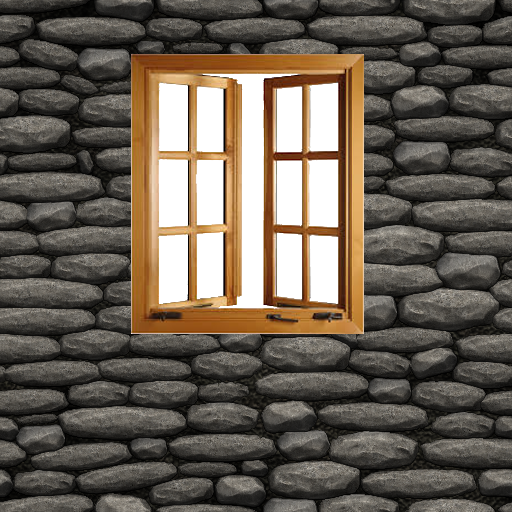
//> input picture wall_window.bmp, 512 x 512 px; the run also reads 1 picture not shown here
$ ./rcv   (built with g++ and OpenCV 4)
//> lines starting //> are read from the running program, lines starting //| are printed output that depends on the picture
#include <iostream>

#include <opencv2/core/core.hpp>
#include <opencv2/core/types_c.h>


#include <opencv2/opencv.hpp>
#include <opencv2/core/mat.hpp>
#include <opencv2/highgui/highgui.hpp>
#include <opencv2/imgproc/imgproc.hpp>
#include <math.h>
#include <stdio.h>
#include <sys/time.h>


struct Edge {
    Edge(float _x0, float _y0, float _x1, float _y1, int _type) {
        x0 = _x0;
        x1 = _x1;
        y0 = _y0;
        y1 = _y1;
        type = _type;
        texWidth = 1;
    }

    std::string name;
    int type;
    float x0, y0;
    float x1, y1;
    float h;
    cv::Mat texture;
    float texWidth;
};

typedef std::vector<Edge> EdgeMap;

struct Intersection {
    int type;
    float offset;
    float distance;
};

typedef std::map<int, std::vector<Intersection> > IntersectionMap;
bool sorter(Intersection i, Intersection j) { return i.distance < j.distance; }

void getAllIntersections(EdgeMap & map, float x, float y, float yaw, float fov, int nBeams, IntersectionMap & ms) {
    for(int i = 0; i<nBeams; i++) {
        float cBeamAngle = yaw + ((float)nBeams/2.0f - (float)i) * (fov / (float)nBeams);

        while(cBeamAngle < -M_PI) cBeamAngle += 2.0f*M_PI;
        while(cBeamAngle > M_PI) cBeamAngle -= 2.0f*M_PI;


        for(int j = 0; j<map.size(); j++) {
            float x0 = map[j].x0;
            float x1 = map[j].x1;
            float y0 = map[j].y0;
            float y1 = map[j].y1;
            float a = cBeamAngle;

			float d0 = - cos(a) * (y0+y1) + sin(a) * (x0 + x1);
			float d1 = (x1 + x) * (y0 + y1) - (y1 + y) * (x0 + x1);
			float d2 = -cos(a) * (y1 + y) + sin(a) * (x1 + x);

			float t = d1 / d0;
			float l = d2 / d0;

            if( l >= 0.0f && l <= 1.0f) {
                if(t > 0) {
                    Intersection iSect;
                    iSect.distance = t;
                    iSect.type = map[j].type;
                    iSect.offset = fmod((sqrt((x1 - x0)*(x1 - x0) + (y1 - y0)*(y1 - y0)) * l) , map[j].texWidth);
                    ms[i].push_back(iSect);
                }
            }
        }

        std::sort(ms[i].begin(), ms[i].end(), sorter);

    }

}


double getTime() {
	struct timeval  tv;
	gettimeofday(&tv, NULL);
	return tv.tv_sec + (double)tv.tv_usec/1000000.0;
}

class Texture {
public:
    enum {
        NO_ANIMATION = 0,
        ANIMATION_FRAMES,
        ANIMATION_DOWN,
        ANIMATION_UP,
        ANIMATION_LEFT,
        ANIMATION_RIGHT
    };

    enum {
        ANIMATION_STATUS_STOP = 0,
        ANIMATION_STATUS_PLAY_FORWARD,
        ANIMATION_STATUS_PLAY_BACKWARD,
        ANIMATION_STATUS_PAUSE
    };

    Texture() { currentFrame = 0; animationType = 0; prevTime = 0; }
    Texture(cv::Mat _img): image(_img) { currentFrame = 0; animationType = 0; prevTime = 0; }
    cv::Mat image;
    cv::Mat getCol(float offset) {
        int col = offset * image.cols;
        if(col < 0)
            col = 0;
        if(col >= image.cols)
            col = image.cols - 1;

        return image.col(col);
    }

    void addFrame(cv::Mat frame) {
        animation.push_back(frame);
    }


    int animationType; //0 - no animation, 1 - frames, 2 - move down, 3 - move up, 4 - move left, 5 - move right

    double animationTime;

    std::vector<cv::Mat> animation;
    int currentFrame;

    double prevTime;

    int animationStatus;

    void stepAnimation(double currentTime) {

        if(animationStatus == ANIMATION_STATUS_STOP || animationType == NO_ANIMATION) {
            return;
        } else if(animationType == ANIMATION_FRAMES) {
            double diffFramesTime = animationTime / animation.size();
            if(currentTime - prevTime > diffFramesTime) {

                if(animationStatus == ANIMATION_STATUS_PLAY_FORWARD) {
                    currentFrame++;
                    if(currentFrame >= animation.size()) {
                        currentFrame = animation.size() - 1;
                        animationStatus = ANIMATION_STATUS_STOP;
                    }
                    if(currentFrame < animation.size())
                        image = animation[currentFrame];
                } else if(animationStatus == ANIMATION_STATUS_PLAY_BACKWARD) {
                    currentFrame--;
                    if(currentFrame <= 0) {
                        currentFrame = 0;
                        animationStatus = ANIMATION_STATUS_STOP;
                    }
                    if(currentFrame < animation.size())
                        image = animation[currentFrame];
                }
                prevTime = currentTime;
            }

        } else {

        }
    }

};


class Sprite {
public:
    Sprite() {
        x = 0;
        y = 0;
        currentState = 0;
        width = 1;
        height = 1;
    }

    std::vector<cv::Mat> states;
    int currentState;
    // [7 lines left out: function getCurrentMat, not called in this run]
    float x;
    float y;
    float width;
    float height;

};

typedef std::map<int, Texture> Texpack;

// [54 lines left out: function drawSprites, not called in this run]

void drawWalls(cv::Mat & render, cv::Mat & zBuffer, EdgeMap & map, float fov, int nBeams, Texpack & texpack, float x, float y, float angle) {
    IntersectionMap ms;
    getAllIntersections(map, x, y, angle, fov, nBeams, ms);


    for(int i = 0; i<ms.size(); i++) {
        for(int d = 0; d<ms[i].size(); d++) {
            int textype = ms[i][d].type;
            float offset = ms[i][d].offset;
            float distance = ms[i][d].distance;
            Texture tex = texpack[textype];
            cv::Mat texLine = tex.getCol(offset);

            float scaleFactor = 1.0f/distance;
            //manual scale
            int targetStart = (1.0f - scaleFactor)*render.rows/2.0f;
            int targetEnd = (1.0f + scaleFactor)*render.rows/2.0f;


// [12 lines of commented-out code are left out]

            for(int r = std::max(targetStart,0); r<std::min(targetEnd,render.rows); r++) {
                cv::Vec3b colour = texLine.at<cv::Vec3b>(texLine.rows*(r-targetStart)/(targetEnd-targetStart),0);;
				//cv::Vec3b colour = cv::Vec3b(250,250,250);
                if(colour.val[0]==255 && colour.val[1]==255 && colour.val[2]==255) {
                    //transparent
                } else {
                    if(zBuffer.at<float>(r,i) > distance) {
                        render.at<cv::Vec3b>(r,i) = colour;
                        zBuffer.at<float>(r,i) = distance;
                    }
                }
            }

        }
    }
}


void drawBgSolid(cv::Mat & render) {
	render = cv::Scalar(0,0,0);
// [8 lines of commented-out code are left out]
}

// [10 lines left out: function drawBgImage, not called in this run]
void newRenderAt(cv::Mat & render, EdgeMap & map, cv::Mat & bgImage, float fov, int nBeams, Texpack & texpack, std::vector<Sprite> & sprites, float x, float y, float angle) {
    render = cv::Scalar(255,255,255);

    cv::Mat zBuffer = cv::Mat(render.rows, render.cols, CV_32FC1, cv::Scalar(10000));

	drawBgSolid(render);
	//drawBgImage(render, bgImage, angle, fov, nBeams);
    //drawSprites(render, zBuffer, sprites, fov, nBeams, texpack, x, y, angle);
    drawWalls(render, zBuffer, map, fov, nBeams, texpack, x, y, angle);
}


void calcNewPosition(EdgeMap & map, float & x, float & y, float & angle, float df, float ds, float dangle, float dt) {
    float dx = df * cos(angle) + ds * sin(angle);
    float dy = df * sin(angle) - ds * cos(angle);
    if(dt == 0) {
        return;
    }

//    if(map.at<uchar>(y + dy * dt, x + dx * dt) == 255) {
        x += dx * dt;
        y += dy * dt;
//    }
    angle += dangle * dt;

    while(angle < -M_PI) angle += 2.0f*M_PI;
    while(angle > M_PI) angle -= 2.0f*M_PI;


}

void moveSprites(std::vector<Sprite> & sprites) {
    sprites[0].x = 32.0f + 3.0f*sin(getTime()/10.0f);
    sprites[0].y = -32.0f + 3.0f*cos(getTime()/10.0f);
}

void animateTextures(Texpack & texpack, double cTime) {
    Texpack::iterator it = texpack.begin();
    for(; it!=texpack.end(); it++) {
        (*it).second.stepAnimation(cTime);
    }
}

int main() {


	cv::namedWindow("render", cv::WINDOW_NORMAL);

//	cv::Mat map = cv::imread("test_map.bmp", cv::IMREAD_GRAYSCALE);

    EdgeMap map;

// [6 lines of commented-out code are left out]
    map.push_back(Edge(10.0f, 10.0f, 10.0f, -10.0f, 100));
    map.push_back(Edge(10.0f, -10.0f, 1.0f, -1.0f, 100));

    map.push_back(Edge(1.0f, -1.0f, -10.0f, -10.0f, 100));

    map.push_back(Edge(-10.0f, -10.0f, -10.0f, 10.0f, 100));
    map.push_back(Edge(-10.0f, 10.0f, 10.0f, 10.0f, 100));

    int wndWidth = 1440;
	int wndHeight = 900;

	cv::Mat render(wndHeight,wndWidth, CV_8UC3);

	float df = 0.0f;
	float ds = 0.0f;
	float x = 0.0f;
    float y = 0.0f;
	float angle = -M_PI/2.0f;
	float dangle = 0.3f;
	float fov = M_PI/3.0f;

    std::vector<Sprite> sprites;

    Sprite ballSprite;
// [4 lines of commented-out code are left out]
    sprites.push_back(ballSprite);

    Texpack texpack;
    texpack[50] = Texture(cv::imread("wall_window.bmp"));
//> texpack = 1 item
    texpack[100] = Texture(cv::imread("wood_wall.jpeg"));
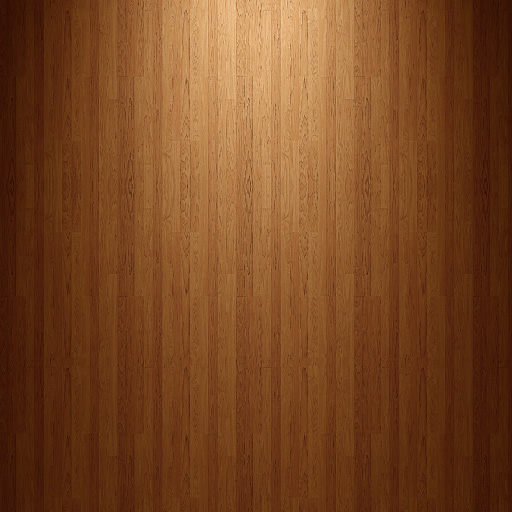
//> input picture wood_wall.jpeg, 512 x 512 px
//> texpack = 2 items
    texpack[150] = Texture(cv::imread("brick_wall.jpeg"));
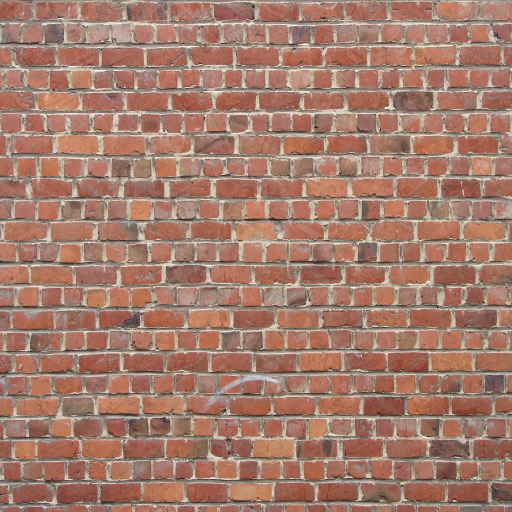
//> input picture brick_wall.jpeg, 512 x 512 px
//> texpack = 3 items
    texpack[200] = Texture(cv::imread("doom_door.jpeg"));
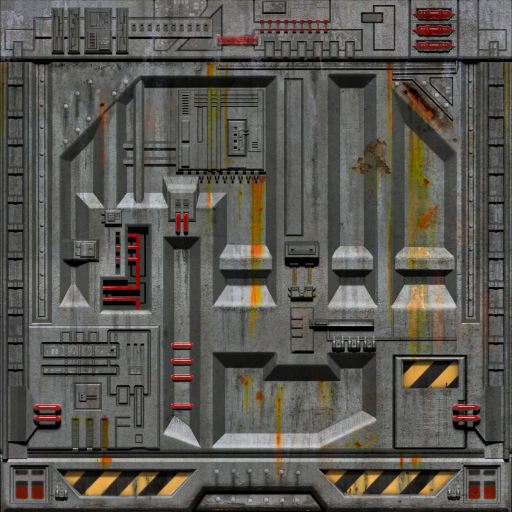
//> input picture doom_door.jpeg, 1024 x 1024 px (shown at 1/2 size)
//> texpack = 4 items

    for(int i = 1; i<15; i++) {
        char buf[1000];
        sprintf(buf,"doom_door_%d.jpg", i);
        texpack[200].addFrame(cv::imread(buf));
    }
    for(int i = 14; i>0; i--) {
        char buf[1000];
        sprintf(buf,"doom_door_%d.jpg", i);
        texpack[200].addFrame(cv::imread(buf));
//> doom_door_14.jpg cannot be read in this run, so this picture is empty
    }

    texpack[200].animationTime = 2;
    texpack[200].animationType = Texture::ANIMATION_FRAMES;

	cv::Mat bgImageRaw = cv::imread("bg.png");
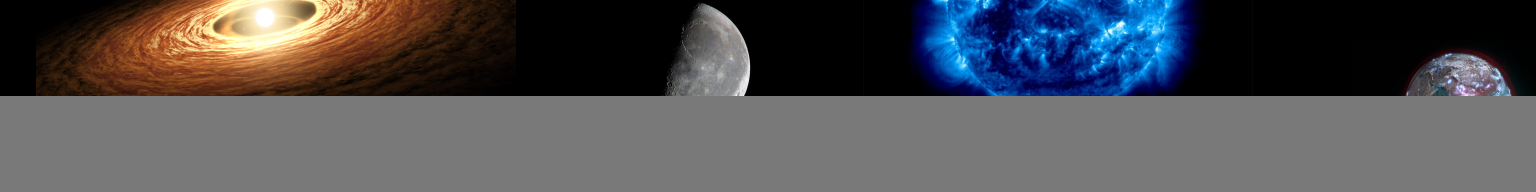
//> input picture bg.png, 6144 x 768 px (shown at 1/4 size)
//> bgImageRaw is the input picture: 768 rows x 6144 cols, CV_8UC3; mean B, G, R 84, 80.8, 81.2
	cv::Mat bgImage;
	cv::resize(bgImageRaw, bgImage, cv::Size(2.0f*M_PI*(float)wndWidth/fov,wndHeight));
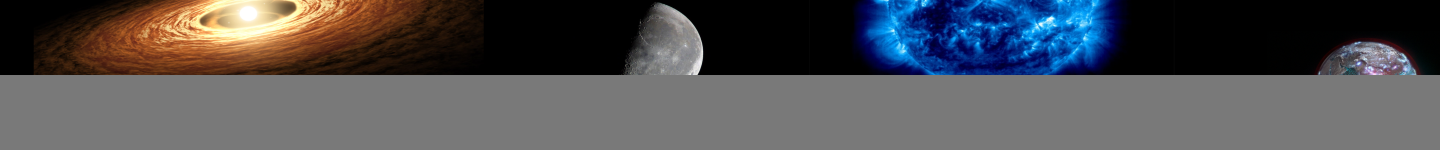
//> bgImage: 900 rows x 8639 cols, CV_8UC3 (shown at 1/6 size); mean B, G, R 84, 80.8, 81.1

	double prevTime = getTime();
	while(1) {

        double cTime = getTime();

        animateTextures(texpack, cTime);
//> the loop in animateTextures, `for(; it!=texpack.end(); it++)` made 4 passes
//> diffFramesTime in stepAnimation on pass 4: 0.0714

        calcNewPosition(map, x, y, angle, df, ds, dangle, cTime - prevTime);

        moveSprites(sprites);

        prevTime = cTime;

        newRenderAt(render, map, bgImage, fov, wndWidth, texpack, sprites, x, y, angle);
		cv::imshow("render",render);
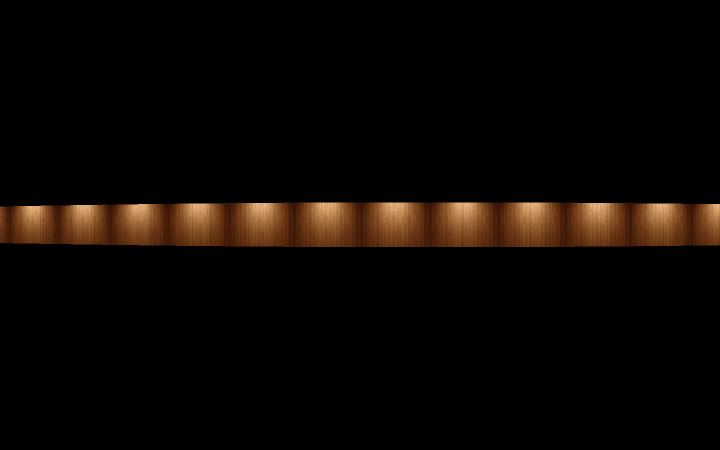
//> window 'render': 900 rows x 1440 cols, CV_8UC3 (shown at 1/2 size); mean B, G, R 3.3, 6.7, 11.4

// [7 lines of commented-out code are left out]

        int k = cv::waitKey(1);
//> the 'q' key is pressed

		if((char)k == 'q') {
			break;
		} else if((char)k == ',') {
            ds = 5.0f;
		} else if((char)k == '.') {
            ds = -5.0f;
		} else if((char)k == 'a') {
            dangle = +1.0f;
		} else if((char)k == 'd') {
            dangle = -1.0f;
		} else if((char)k == 's') {
            df = -5.0f;
		} else if((char)k == 'w') {
            df = 5.0f;
		} else if((char)k == '[') {
			fov -= M_PI/180.0f;
            //myLidar = VirtualLidar(fov, render.cols, 0);
		} else if((char)k == ']') {
			fov += M_PI/180.0f;
            //myLidar = VirtualLidar(fov, render.cols, 0);
		} else if((char)k == 'e'){
			ds = 0;
			df = 0;
			dangle = 0;
		} else {

            if(df > 1)
                df -= 5;
            else if(df < -1)
                df += 5;
            else
                df = 0;

            if(ds > 1)
                ds -= 5;
            else if(ds < -1)
                ds += 5;
            else
                ds = 0;

            if(dangle > 0.5f) {
                dangle -= 1.0f;
            } else if(dangle < -0.5f) {
                dangle += 1.0f;
            } else {
                dangle = 0;
            }
		}

	}
	return 0;
}
